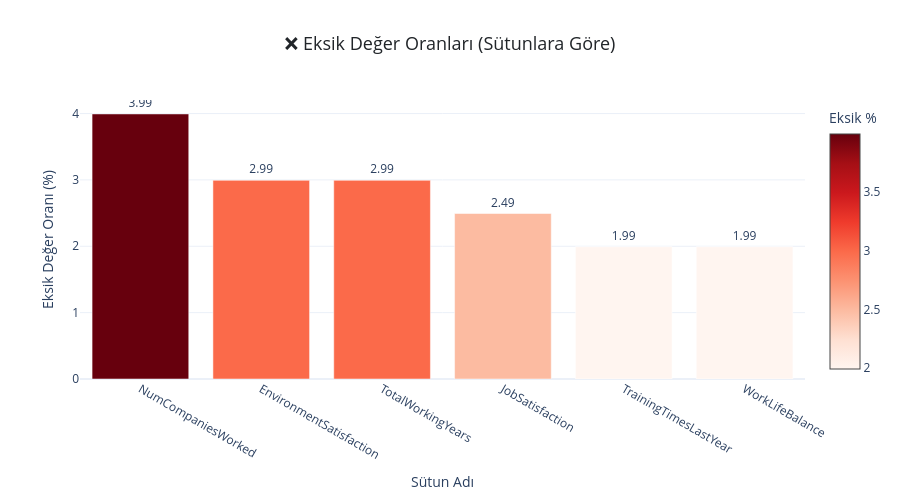

The code cell stored with this chart in its notebook:
### Code cell
# ============================================================
# EKSİK VERİLER HEATMAP GÖRSELLEŞTİRMESİ
# ============================================================

if len(missing_df) > 0:
    # Plotly ile interaktif heatmap
    fig = go.Figure()
    
    # Bar chart - Eksik değer oranları
    fig.add_trace(go.Bar(
        x=missing_df['Sütun'],
        y=missing_df['Eksik Değer Oranı (%)'],
        text=missing_df['Eksik Değer Oranı (%)'].round(2),
        textposition='outside',
        marker=dict(
            color=missing_df['Eksik Değer Oranı (%)'],
            colorscale='Reds',
            showscale=True,
            colorbar=dict(title="Eksik %")
        ),
        hovertemplate='<b>%{x}</b><br>Eksik: %{y:.2f}%<br>Sayı: ' + 
                      missing_df['Eksik Değer Sayısı'].astype(str) + '<extra></extra>'
    ))
    
    fig.update_layout(
        title={
            'text': '❌ Eksik Değer Oranları (Sütunlara Göre)',
            'x': 0.5,
            'xanchor': 'center',
            'font': {'size': 18, 'color': COLORS['dark']}
        },
        xaxis_title='Sütun Adı',
        yaxis_title='Eksik Değer Oranı (%)',
        template=PLOTLY_TEMPLATE,
        height=500,
        showlegend=False
    )
    
    fig.show()
    
    print("💡 ÇIKARIM:")
    print(f"   • En fazla eksik değer '{missing_df.iloc[0]['Sütun']}' sütununda (%{missing_df.iloc[0]['Eksik Değer Oranı (%)']:.2f})")
    print(f"   • Eksik değerler %{missing_df['Eksik Değer Oranı (%)'].max():.1f} üzerinde değil (Kabul edilebilir)")
    print(f"   • Veri ön işleme aşamasında imputation (doldurma) stratejisi gerekli")
else:
    print("✅ Görselleştirme yapılacak eksik veri yok!")

### Figure 1 — Plotly figure (JSON) as saved in the notebook; plotly's stock layout.template omitted (floating-point values rounded to 4 significant figures)
{"data": [{"hovertemplate": ["<b>%{x}</b><br>Eksik: %{y:.2f}%<br>Sayı: 599<extra></extra>", "<b>%{x}</b><br>Eksik: %{y:.2f}%<br>Sayı: 449<extra></extra>", "<b>%{x}</b><br>Eksik: %{y:.2f}%<br>Sayı: 449<extra></extra>", "<b>%{x}</b><br>Eksik: %{y:.2f}%<br>Sayı: 374<extra></extra>", "<b>%{x}</b><br>Eksik: %{y:.2f}%<br>Sayı: 299<extra></extra>", "<b>%{x}</b><br>Eksik: %{y:.2f}%<br>Sayı: 299<extra></extra>"], "marker": {"color": [3.994, 2.994, 2.994, 2.493, 1.993, 1.993], "colorbar": {"title": {"text": "Eksik %"}}, "colorscale": [[0, "rgb(255,245,240)"], [0.125, "rgb(254,224,210)"], [0.25, "rgb(252,187,161)"], [0.375, "rgb(252,146,114)"], [0.5, "rgb(251,106,74)"], [0.625, "rgb(239,59,44)"], [0.75, "rgb(203,24,29)"], [0.875, "rgb(165,15,21)"], [1, "rgb(103,0,13)"]], "showscale": true}, "text": [3.99, 2.99, 2.99, 2.49, 1.99, 1.99], "textposition": "outside", "type": "bar", "x": ["NumCompaniesWorked", "EnvironmentSatisfaction", "TotalWorkingYears", "JobSatisfaction", "TrainingTimesLastYear", "WorkLifeBalance"], "y": [3.994, 2.994, 2.994, 2.493, 1.993, 1.993]}], "layout": {"height": 500, "showlegend": false, "title": {"font": {"color": "#212529", "size": 18}, "text": "❌ Eksik Değer Oranları (Sütunlara Göre)", "x": 0.5, "xanchor": "center"}, "xaxis": {"title": {"text": "Sütun Adı"}}, "yaxis": {"title": {"text": "Eksik Değer Oranı (%)"}}}}
